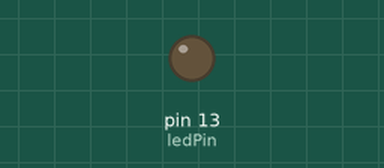
Simulated run of this sketch. Board: Arduino Uno, built with avr-gcc and run on an emulated ATmega328P. Parts: output pins drawn as LEDs (lit = HIGH). At 20.0 s the program stops and its outputs stay as they are.

Above: at 0.1 s.
At 15.1 s:
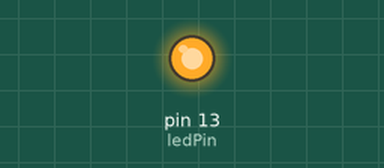
Timing chart, 0 to 16.6 s (numbered marks = the images above):
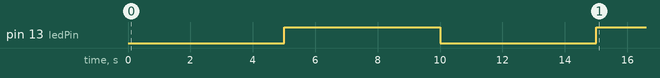

The sketch:

unit1_Lab1.ino
```cpp
//#include <filename.h> Goes here


int main(void)
{
  init();  //Turns Hardware ON
  int ledPin;            //Set Variable "ledPin"
  ledPin = 13;          //Set ledPin to 13; (Internal mounted LED)
  pinMode(ledPin, OUTPUT);          //Set the pin 13 to an Output so it has POWER
  digitalWrite(ledPin, LOW);      //Write a 5v Signal LOW to pin
  delay(5000);                   //Wait for 5 seconds
  digitalWrite(ledPin, HIGH);    //Write a 5v Signal HIGH to pin
  delay(5000);
  digitalWrite(ledPin, LOW);
  delay(5000);
  digitalWrite(ledPin, HIGH);
  delay(5000);
  return 0;               //Release Program
}
```

Measured:
- by itself, pin 13 (ledPin): LOW → HIGH at 5.0 s, → LOW 5.0 s later, → HIGH 5.0 s later
